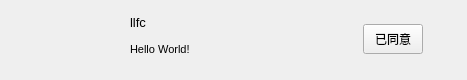
<?xml version="1.0" encoding="UTF-8"?>
<ui version="4.0">
 <class>ChatUserWid</class>
 <widget class="QWidget" name="ChatUserWid">
  <property name="geometry">
   <rect>
    <x>0</x>
    <y>0</y>
    <width>467</width>
    <height>80</height>
   </rect>
  </property>
  <property name="sizePolicy">
   <sizepolicy hsizetype="Expanding" vsizetype="Preferred">
    <horstretch>0</horstretch>
    <verstretch>0</verstretch>
   </sizepolicy>
  </property>
  <property name="minimumSize">
   <size>
    <width>45</width>
    <height>80</height>
   </size>
  </property>
  <property name="maximumSize">
   <size>
    <width>2049</width>
    <height>80</height>
   </size>
  </property>
  <property name="windowTitle">
   <string>Form</string>
  </property>
  <property name="layoutDirection">
   <enum>Qt::LeftToRight</enum>
  </property>
  <property name="autoFillBackground">
   <bool>true</bool>
  </property>
  <property name="styleSheet">
   <string notr="true"/>
  </property>
  <layout class="QHBoxLayout" name="horizontalLayout_2">
   <property name="spacing">
    <number>2</number>
   </property>
   <property name="leftMargin">
    <number>4</number>
   </property>
   <property name="topMargin">
    <number>4</number>
   </property>
   <property name="rightMargin">
    <number>4</number>
   </property>
   <property name="bottomMargin">
    <number>6</number>
   </property>
   <item>
    <spacer name="horizontalSpacer">
     <property name="orientation">
      <enum>Qt::Horizontal</enum>
     </property>
     <property name="sizeHint" stdset="0">
      <size>
       <width>40</width>
       <height>20</height>
      </size>
     </property>
    </spacer>
   </item>
   <item>
    <widget class="QLabel" name="Lab_Icon">
     <property name="minimumSize">
      <size>
       <width>55</width>
       <height>55</height>
      </size>
     </property>
     <property name="maximumSize">
      <size>
       <width>55</width>
       <height>55</height>
      </size>
     </property>
     <property name="autoFillBackground">
      <bool>false</bool>
     </property>
     <property name="text">
      <string/>
     </property>
     <property name="pixmap">
      <pixmap resource="../Assets.qrc">:/Skin/Image/HeadIcon06.jpg</pixmap>
     </property>
     <property name="scaledContents">
      <bool>true</bool>
     </property>
     <property name="alignment">
      <set>Qt::AlignCenter</set>
     </property>
    </widget>
   </item>
   <item>
    <spacer name="horizontalSpacer_3">
     <property name="orientation">
      <enum>Qt::Horizontal</enum>
     </property>
     <property name="sizeType">
      <enum>QSizePolicy::Minimum</enum>
     </property>
     <property name="sizeHint" stdset="0">
      <size>
       <width>20</width>
       <height>20</height>
      </size>
     </property>
    </spacer>
   </item>
   <item>
    <widget class="QWidget" name="user_info_wid" native="true">
     <property name="sizePolicy">
      <sizepolicy hsizetype="Maximum" vsizetype="Fixed">
       <horstretch>1</horstretch>
       <verstretch>0</verstretch>
      </sizepolicy>
     </property>
     <property name="minimumSize">
      <size>
       <width>5</width>
       <height>65</height>
      </size>
     </property>
     <property name="maximumSize">
      <size>
       <width>300</width>
       <height>65</height>
      </size>
     </property>
     <property name="autoFillBackground">
      <bool>false</bool>
     </property>
     <property name="styleSheet">
      <string notr="true"/>
     </property>
     <widget class="QLabel" name="Lab_AddName">
      <property name="geometry">
       <rect>
        <x>9</x>
        <y>6</y>
        <width>350</width>
        <height>20</height>
       </rect>
      </property>
      <property name="sizePolicy">
       <sizepolicy hsizetype="Minimum" vsizetype="Preferred">
        <horstretch>0</horstretch>
        <verstretch>0</verstretch>
       </sizepolicy>
      </property>
      <property name="font">
       <font>
        <pointsize>10</pointsize>
       </font>
      </property>
      <property name="autoFillBackground">
       <bool>false</bool>
      </property>
      <property name="text">
       <string>llfc</string>
      </property>
     </widget>
     <widget class="QLabel" name="Lab_AddMsg">
      <property name="geometry">
       <rect>
        <x>9</x>
        <y>33</y>
        <width>350</width>
        <height>20</height>
       </rect>
      </property>
      <property name="sizePolicy">
       <sizepolicy hsizetype="Minimum" vsizetype="Preferred">
        <horstretch>0</horstretch>
        <verstretch>0</verstretch>
       </sizepolicy>
      </property>
      <property name="maximumSize">
       <size>
        <width>550</width>
        <height>16777215</height>
       </size>
      </property>
      <property name="font">
       <font>
        <pointsize>8</pointsize>
       </font>
      </property>
      <property name="autoFillBackground">
       <bool>false</bool>
      </property>
      <property name="text">
       <string>Hello World!</string>
      </property>
     </widget>
    </widget>
   </item>
   <item>
    <widget class="QPushButton" name="Btn_AddState">
     <property name="sizePolicy">
      <sizepolicy hsizetype="Fixed" vsizetype="Fixed">
       <horstretch>0</horstretch>
       <verstretch>0</verstretch>
      </sizepolicy>
     </property>
     <property name="minimumSize">
      <size>
       <width>60</width>
       <height>30</height>
      </size>
     </property>
     <property name="maximumSize">
      <size>
       <width>60</width>
       <height>30</height>
      </size>
     </property>
     <property name="text">
      <string>已同意</string>
     </property>
    </widget>
   </item>
   <item>
    <spacer name="horizontalSpacer_2">
     <property name="orientation">
      <enum>Qt::Horizontal</enum>
     </property>
     <property name="sizeHint" stdset="0">
      <size>
       <width>40</width>
       <height>20</height>
      </size>
     </property>
    </spacer>
   </item>
  </layout>
 </widget>
 <resources>
  <include location="../Assets.qrc"/>
 </resources>
 <connections/>
</ui>
